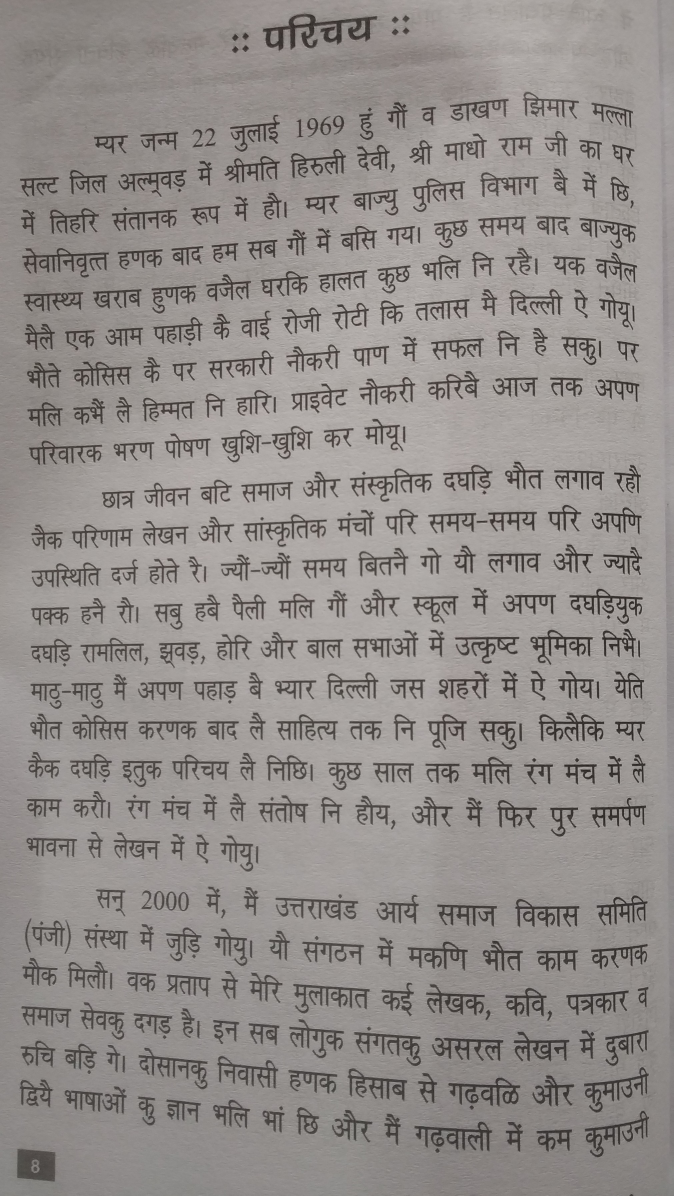
#> input picture images/IMG_20210115_105153.jpg, 2020 x 3587 px (shown at 1/3 size); its folder holds only this picture in this run
$ python main.py
#> lines starting #> are read from the running program, lines starting #| are printed output that depends on the picture; after the words box and inside, x2 and y2 are one past the last pixel; in counts of white or black regions, pixels touching at a corner belong together
import cv2
import numpy as np
import pytesseract as pt
from PIL import Image
from pytesseract import image_to_string
import os


def logger(text):
#> in get_text, img is the input picture: shape (3587, 2020, 3); mean B, G, R 138.8, 141.6, 146.6
    print('Log: ', text)


def edit_image(img):
    img = cv2.resize(img, None, fx=0.5, fy=0.5)
#> img: shape (1794, 1010, 3)
    logger('Resize complete')
    #cv2.imshow("Img", img)

    img = cv2.cvtColor(img, cv2.COLOR_BGR2GRAY)
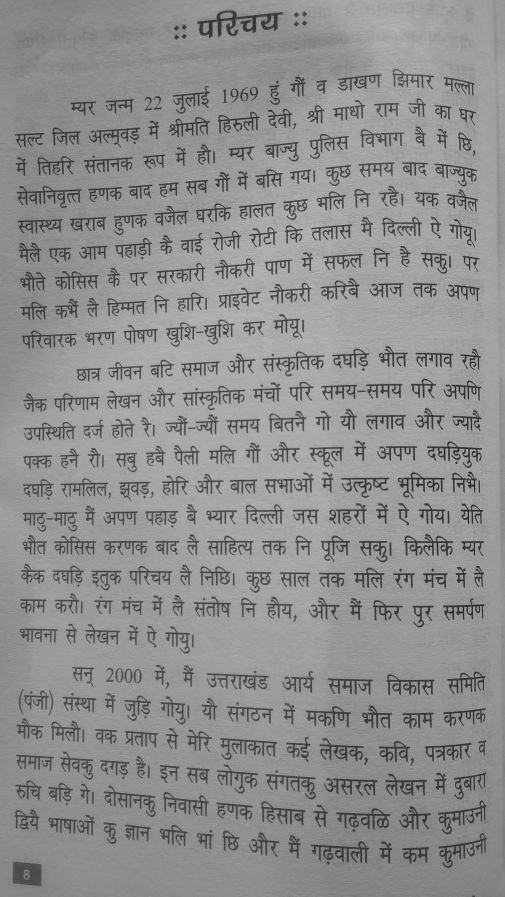
#> img: shape (1794, 1010) (shown at 1/2 size); min 31, max 197, mean 142.8
    logger('Color changed')

    kernel = np.ones((1, 1), np.uint8)
    logger('kernel ')
    img = cv2.dilate(img, kernel, iterations=1)
    logger('Image dilated')
    #cv2.imshow("Img", img)
    img = cv2.erode(img, kernel, iterations=1)
    logger('Image eroded')
    #cv2.imshow("Img", img)
    img = cv2.threshold(img, 0, 255, cv2.THRESH_BINARY + cv2.THRESH_OTSU)[1]
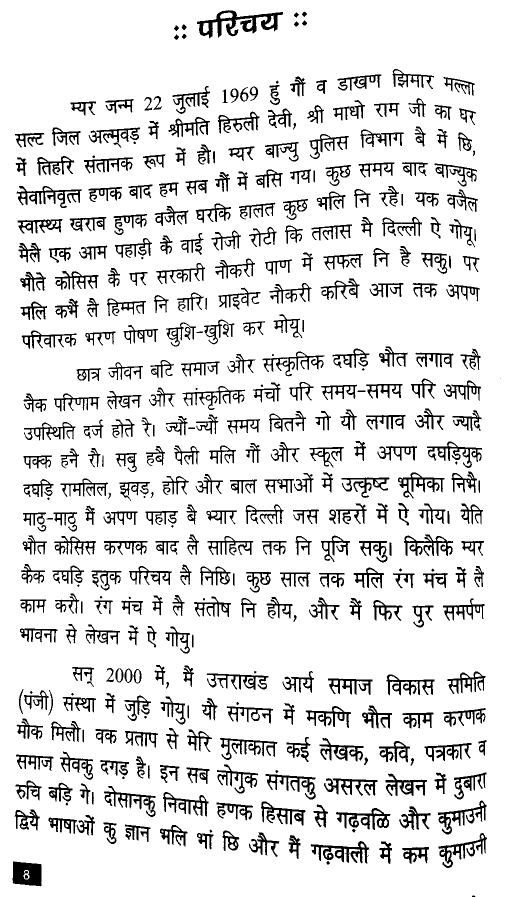
#> img: shape (1794, 1010) (shown at 1/2 size); 87.9% white; 387 black regions (22 under 20 px), largest, box (x1, y1, x2, y2) and area: (394, 20, 566, 77) 3410, (25, 1723, 83, 1773) 2374, (621, 1682, 739, 1727) 1962
    logger('Threshold set')
    logger('Returning image')

    return img


def get_text(img):
    img = cv2.imread(img)

    img = edit_image(img)
    logger('Image edited')

    tessdata_dir_config = '--tessdata-dir "/usr/share/tesseract-ocr/4.00/tessdata"'

    logger('Extracting text')
    text = pt.image_to_string(img, lang="hin", config=tessdata_dir_config)
    logger('Text extraction complete')

    return text


def main():
    # path for images
    path = "images"

    # output file
    outputPath = "output/out.txt"

    open(outputPath, 'w').close()
    outFile = open(outputPath, "a+")

    count = 1

    # iterating the images inside the folder
    for imageName in os.listdir(path):
        print(count)
        logger('processing ' + imageName)
        count = count+1
        inputPath = os.path.join(path, imageName)

        text = get_text(inputPath)
        logger('Text received')

        # providing the name of the image
        # file1.write(imageName+"\n")

        # providing the content in the image
        outFile.write(text+"\n")

    outFile.close()

    # for printing the output file
    file2 = open(outputPath, 'r')
    print(file2.read())
    file2.close()


main()
#> (the call stopped at in get_text, `text = pt.image_to_string(img, lang="hin", config=tessdata_dir_config)`: pytesseract is not available in this run)

$ run again, on images/IMG_20210115_105205.jpg
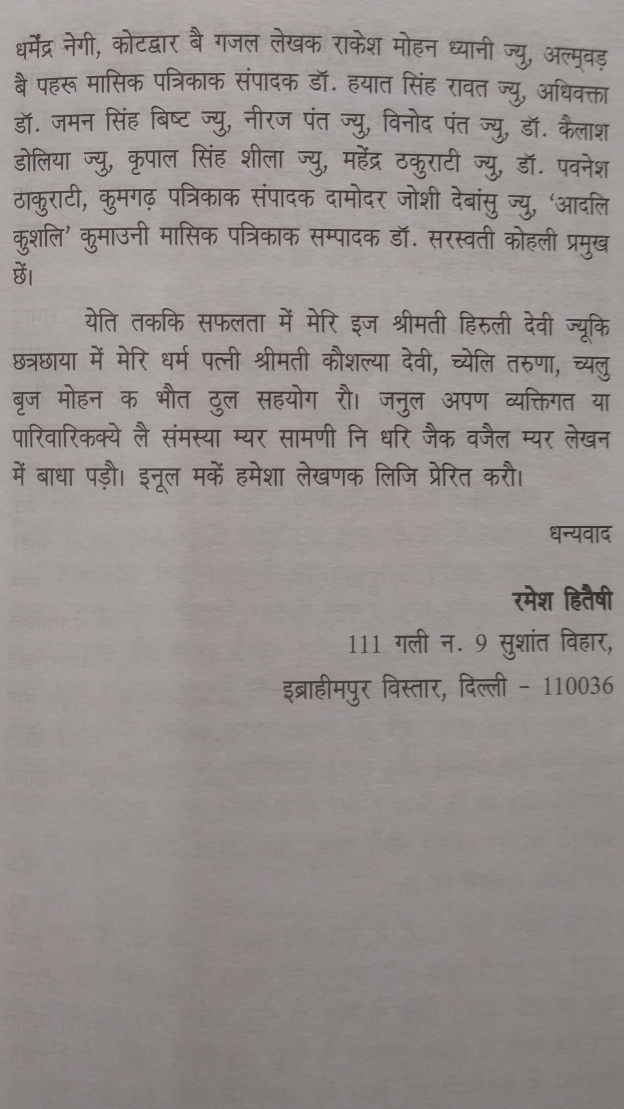
#> input picture images/IMG_20210115_105205.jpg, 1872 x 3325 px (shown at 1/3 size)
#> in get_text, img is the input picture: shape (3325, 1872, 3); mean B, G, R 141.2, 144.1, 149.5
#> in edit_image, `img = cv2.threshold(img, 0, 255, cv2.THRESH_BINARY + cv2.THRESH_OTSU)[1]`:
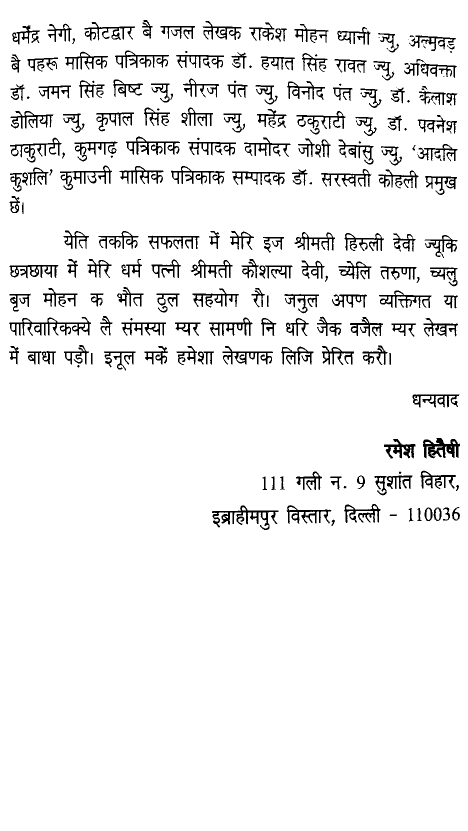
#> img: shape (1662, 936) (shown at 1/2 size); 93.8% white; 208 black regions (31 under 20 px), largest, box (x1, y1, x2, y2) and area: (18, 634, 182, 672) 1890, (424, 1011, 557, 1060) 1847, (846, 876, 920, 917) 1674

$ run again, on images/IMG_20210115_105210.jpg
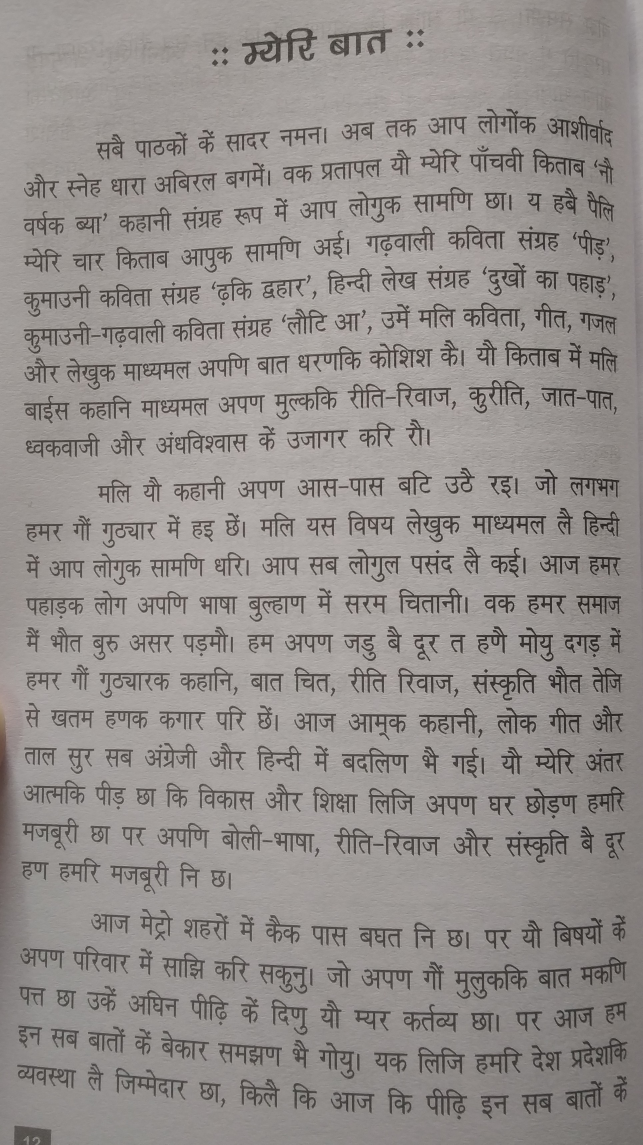
#> input picture images/IMG_20210115_105210.jpg, 1928 x 3434 px (shown at 1/3 size)
#> in get_text, img is the input picture: shape (3434, 1928, 3); mean B, G, R 139.4, 142.3, 147.2
#> in edit_image, `img = cv2.threshold(img, 0, 255, cv2.THRESH_BINARY + cv2.THRESH_OTSU)[1]`:
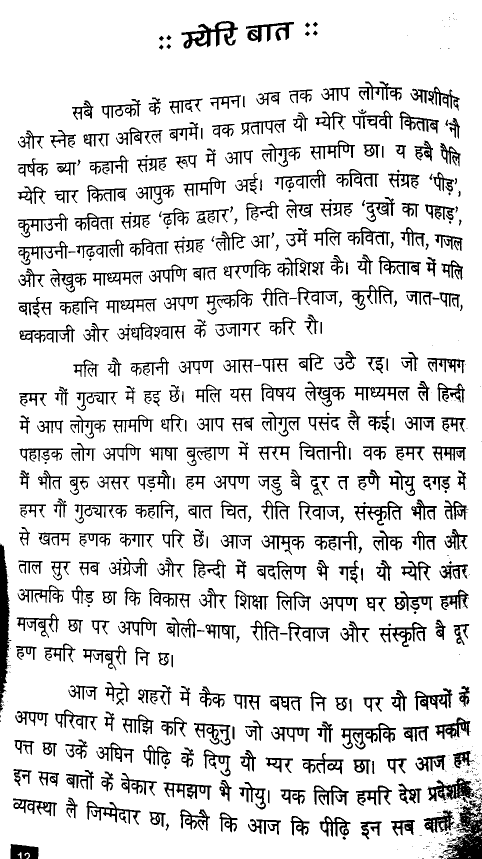
#> img: shape (1717, 964) (shown at 1/2 size); 87% white; 649 black regions (273 under 20 px), largest, box (x1, y1, x2, y2) and area: (883, 1601, 964, 1717) 4449, (0, 1087, 23, 1425) 4367, (363, 42, 476, 97) 2311

$ run again, on images/IMG_20210115_105213.jpg
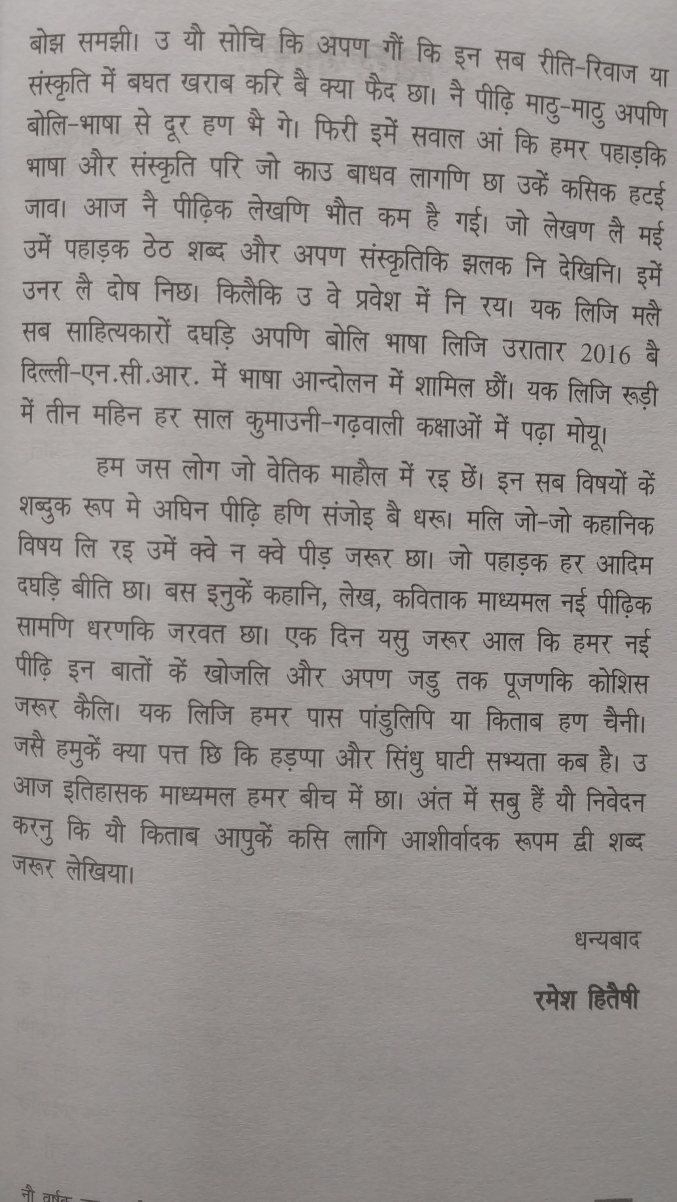
#> input picture images/IMG_20210115_105213.jpg, 2029 x 3604 px (shown at 1/3 size)
#> in get_text, img is the input picture: shape (3604, 2029, 3); mean B, G, R 144.5, 147.3, 152
#> in edit_image, `img = cv2.cvtColor(img, cv2.COLOR_BGR2GRAY)`:
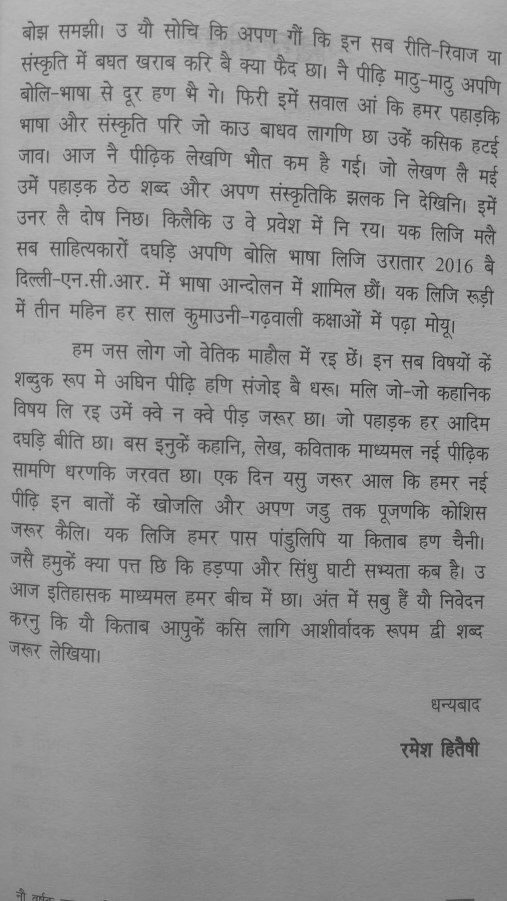
#> img: shape (1802, 1014) (shown at 1/2 size); min 35, max 195, mean 148.5
#> in edit_image, `img = cv2.threshold(img, 0, 255, cv2.THRESH_BINARY + cv2.THRESH_OTSU)[1]`:
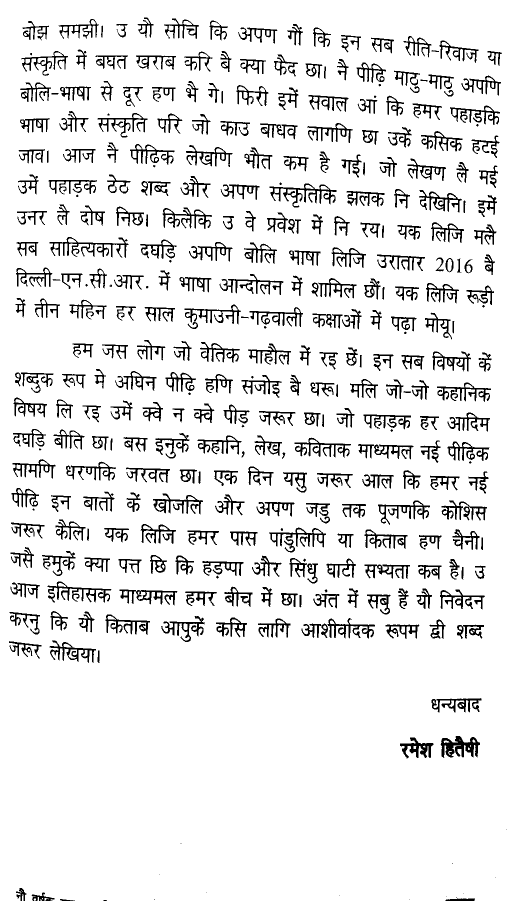
#> img: shape (1802, 1014) (shown at 1/2 size); 90.2% white; 343 black regions (36 under 20 px), largest, box (x1, y1, x2, y2) and area: (881, 1472, 960, 1516) 1907, (99, 474, 257, 516) 1793, (539, 367, 673, 415) 1790

$ run again, on images/IMG_20210115_105155.jpg
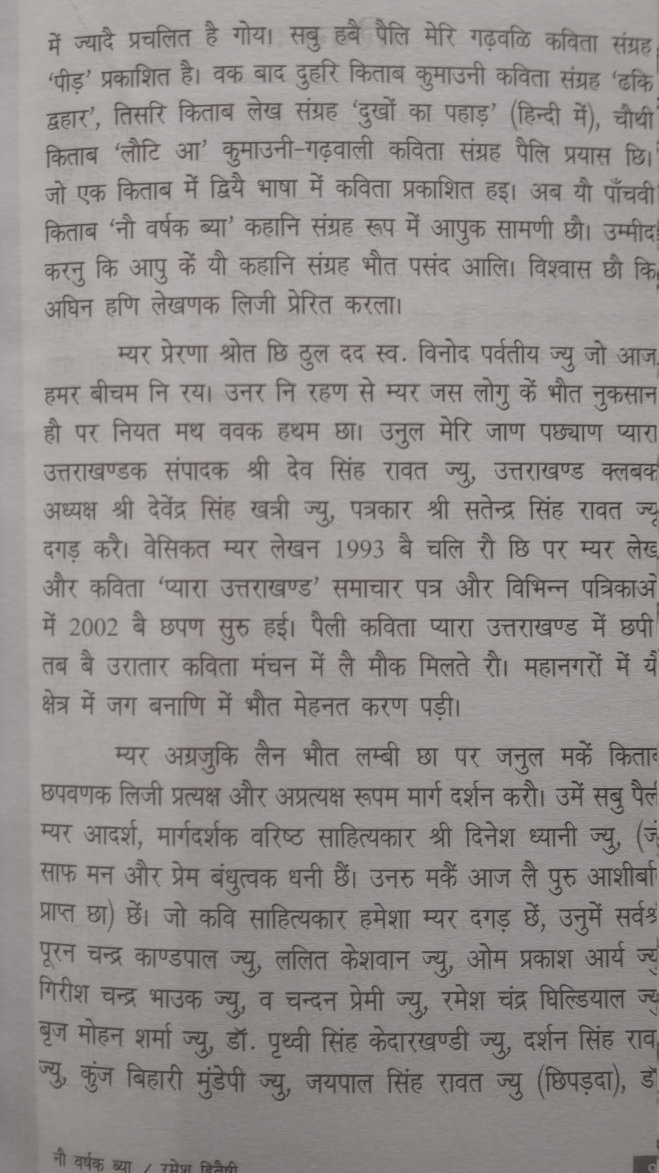
#> input picture images/IMG_20210115_105155.jpg, 1977 x 3517 px (shown at 1/3 size)
#> in get_text, img is the input picture: shape (3517, 1977, 3); mean B, G, R 142, 144.6, 149.3
#> in edit_image, `img = cv2.threshold(img, 0, 255, cv2.THRESH_BINARY + cv2.THRESH_OTSU)[1]`:
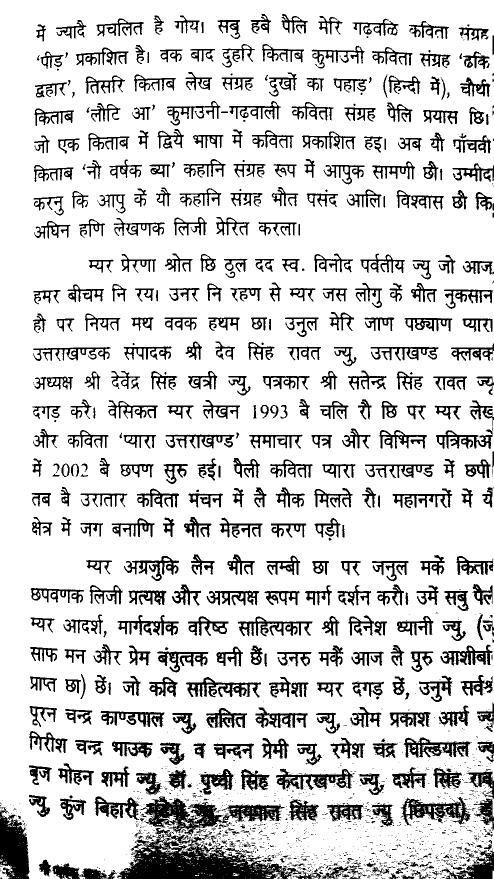
#> img: shape (1758, 988) (shown at 1/2 size); 83% white; 2023 black regions (1568 under 20 px), largest, box (x1, y1, x2, y2) and area: (234, 1656, 603, 1758) 16736, (279, 1592, 570, 1672) 8219, (0, 1615, 59, 1758) 5904
